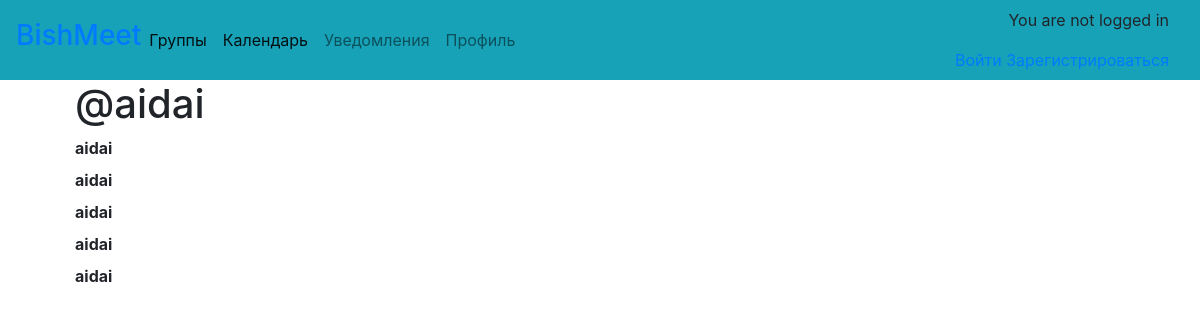
Page /events/by/aidai/ on the committed database.
### events/models.py (models this page shows, shortened)
class Event(models.Model):
    user = models.ForeignKey(User, related_name='events', on_delete=models.CASCADE)
    group = models.ForeignKey(Group, related_name='events', null=True, blank=True, on_delete=models.CASCADE)
    name = models.CharField(max_length=50)
    details = HTMLField('Details')
    venue = models.CharField(max_length=200)
    date = models.DateField(help_text='Please use the following format: <em>YYYY-MM-DD</em>.')
    time = models.TimeField(help_text='Please use the following format: <em>HH:MM:SS<em>')
    attendees = models.ManyToManyField(settings.AUTH_USER_MODEL, related_name='attending', blank=True)
    num_of_attendees = models.PositiveIntegerField(default=0, blank=True)
    class Meta:
        verbose_name = 'event'
        verbose_name_plural = 'events'
        ordering = ['date', 'time']

### events/views.py (the view)
# urls.py: path('by/<username>/', UserEvents.as_view(), name='for_user'),
class UserEvents(generic.ListView)        :
    model = Event
    template_name = 'events/user_event_list.html'
    def get_queryset(self):
        try:
            self.event_user = User.objects.prefetch_related('events').get(username__iexact=self.kwargs.get('username'))
        except User.DoesNotExist:
            raise Http404
        else:
            return self.event_user.events.all()
    def get_context_data(self, **kwargs):
        context = super().get_context_data(**kwargs)
        context['event_user'] = self.event_user
        return context

### events/templates/events/user_event_list.html
{% extends "events/base.html" %}
{% block preevent %}
  <div class="col-md-4">
    <h1>@{{event_user.username}}</h1>
  </div>
{% endblock %}
{% block event_content %}
<div class="col-md-8">
  {% for event in event_list %}
  {% include "events/_event.html" %}
  {% endfor %}
</div>
{% endblock %}

### events/templates/events/_event.html (shortened to what this page needs)
<div class="event media">
    <div class="media-body">
      <strong>{{event.user.username}}</strong>
    </div>
  </div>

### rows in the picture
Event: user.username "aidai"
Event: user.username "aidai"
Event: user.username "aidai"
Event: user.username "aidai"
Event: user.username "aidai"

### other values in the picture
{{ event_user.username }} "aidai"
